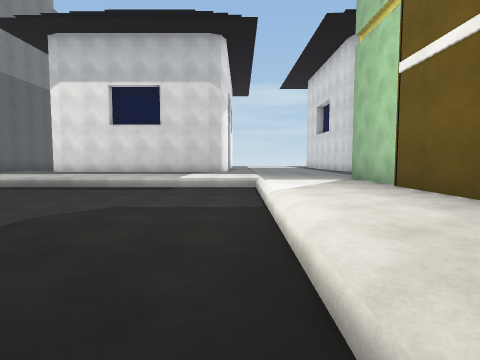
view 1 (above)

24 first-person views from a walk through a 3-D level made in the Unity game engine. The camera is 1.5 m above the floor, tilts 4° down and sees 80° across. The floor is counted in squares, 2 m on a side. Each view is taken from the middle of a square. On the plan, view 1 faces up. The plan holds only what a view shows up to about 10 squares ahead; the rest is blank. The place goes on beyond the plan. The player is left out. Some animated figures are left out. Surface patterns are stand-ins for the level's own textures.

view 2
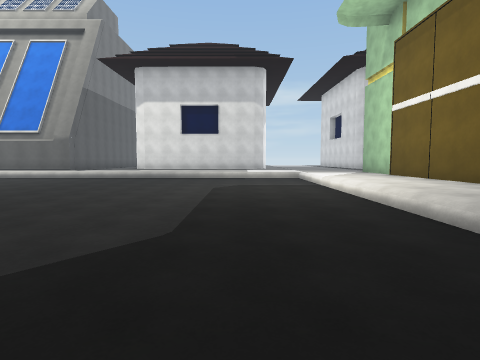

view 3
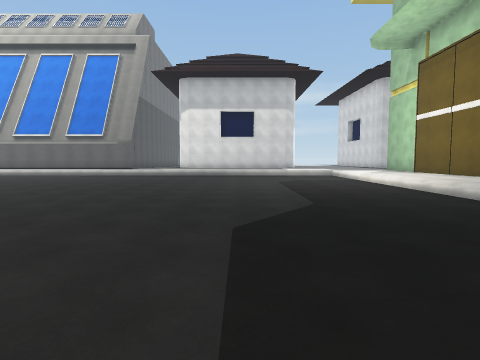

view 4
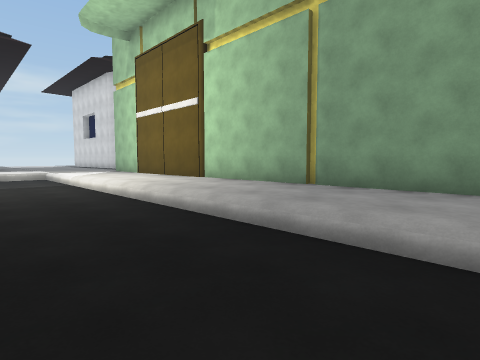

view 5
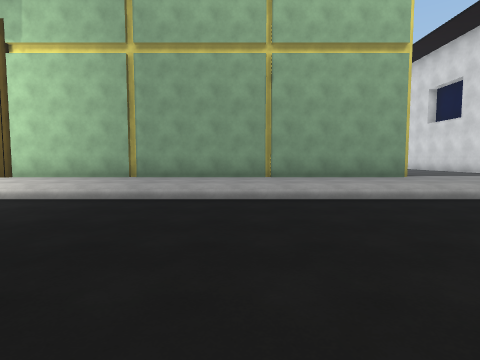

view 6
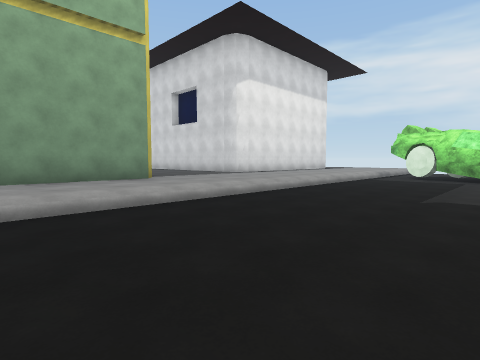

view 7
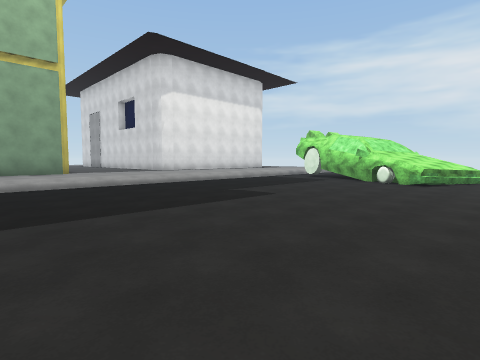

view 8
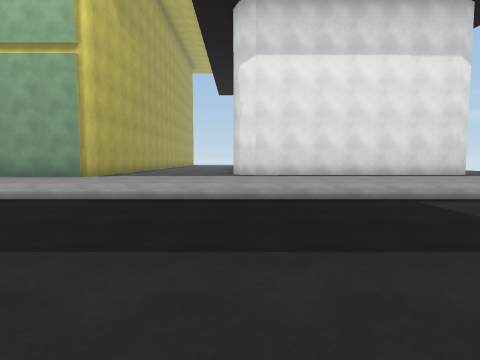

view 9
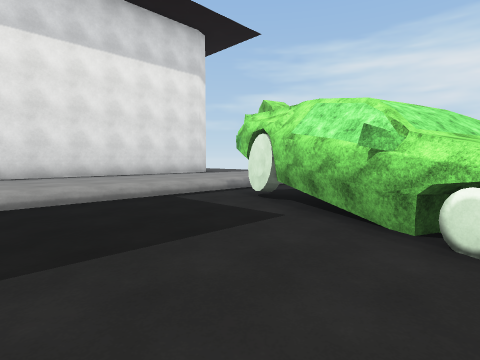

view 10
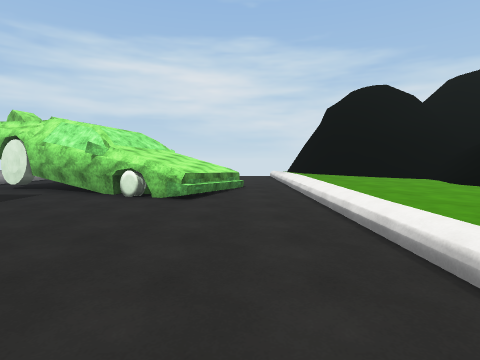

view 11
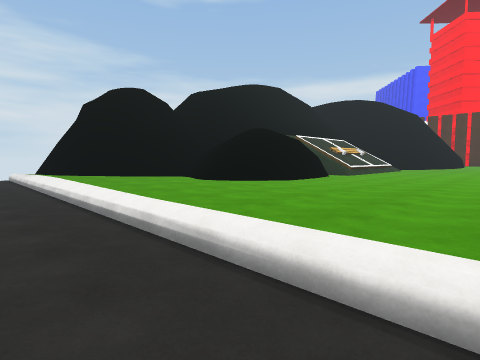

view 12
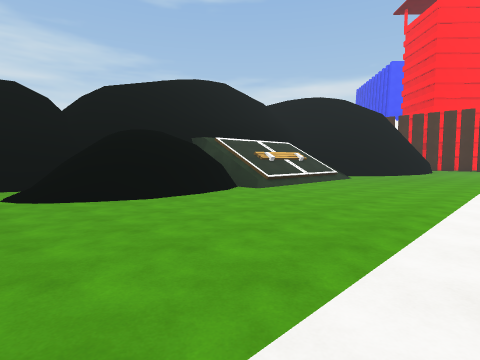

view 13
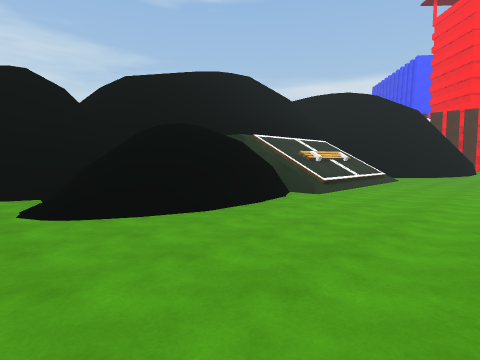

view 14
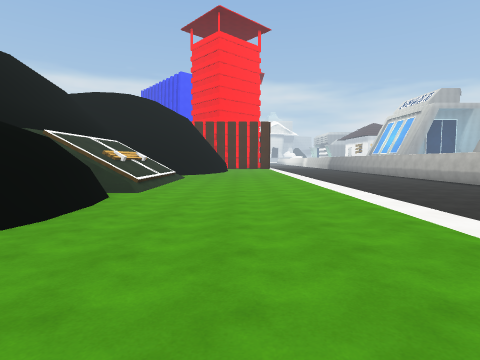

view 15
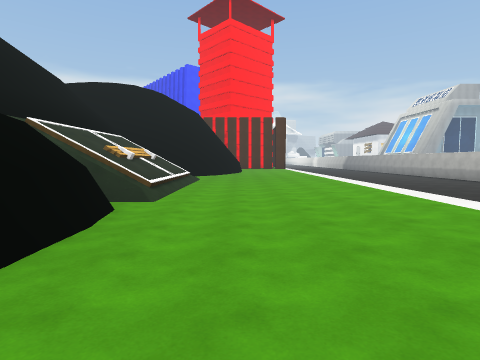

view 16
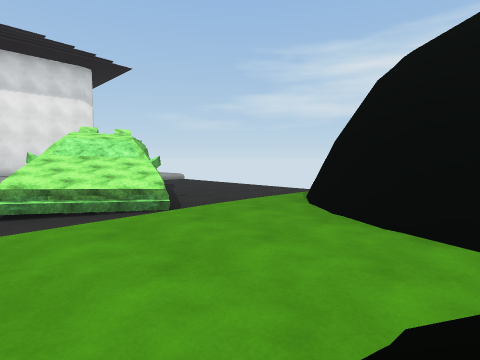

view 17
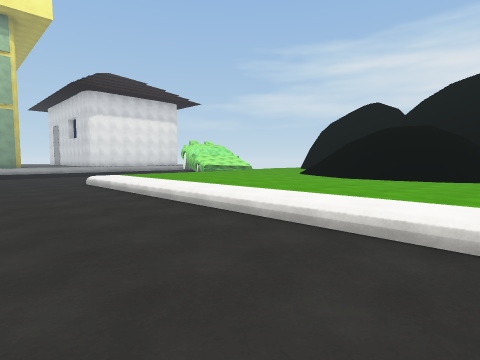

view 18
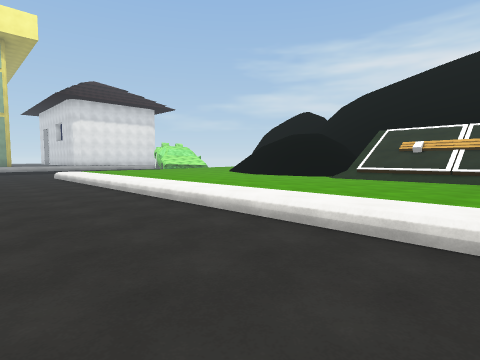

view 19
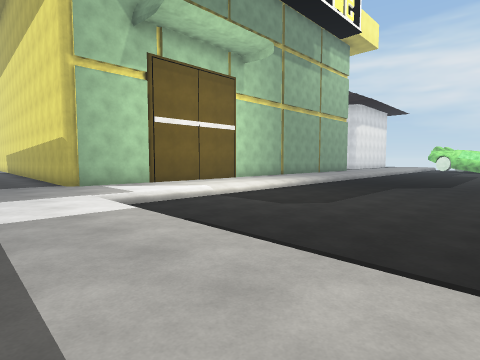

view 20
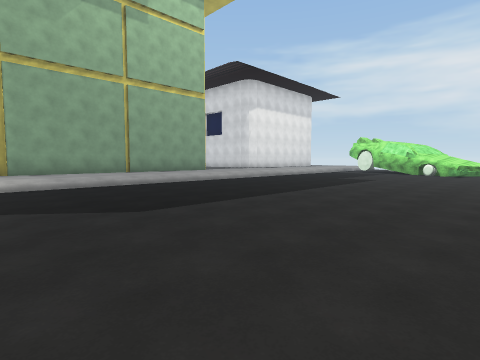

view 21
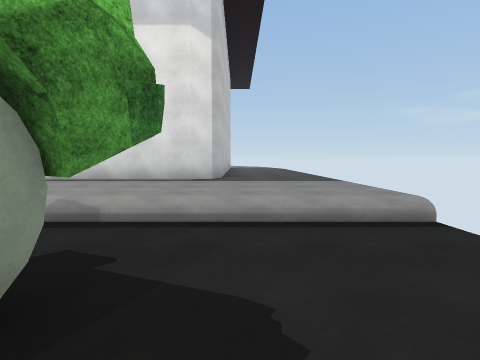

view 22
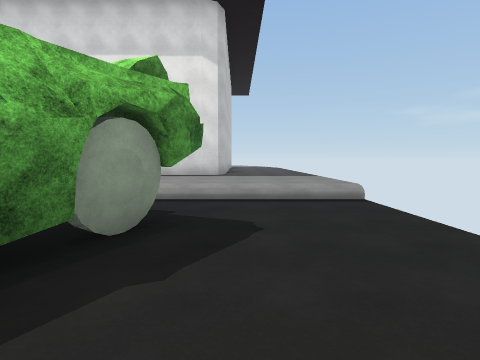

view 23
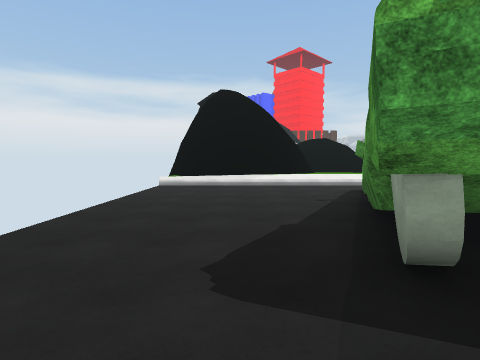

view 24
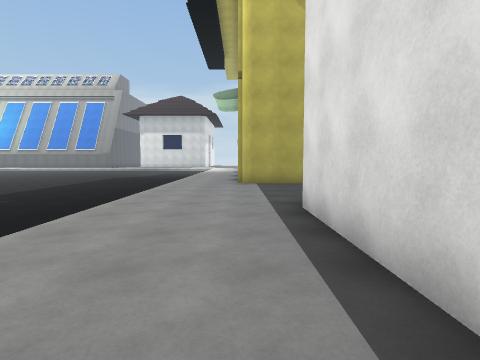

### Floor plan
Key: @ floor where view 1 was taken; # wall or solid block; . main floor; : floor 0.25 m higher than the main floor; + floor 0.5 m higher than the main floor; * floor 0.75 m higher than the main floor; % floor 3.75 m higher than the main floor; / step, stairs or slope; = window, fence, low wall or low ledge; ^ raised ledge; v drop or lower ground.
Columns run from 22 left of view 1 to 4 right of it. Each row starts with its distance up from view 1.
 10                +++++++++++
  9                ++++++++++++
  8                //++++//++++
  7                 .......++##
  6              ..........++#
  5              ..........++#
  4            ............++#
  3            ............++#
  2            ............++#
  1             ...........++#
  0              .........@++#
 -1               .........++#
 -2               .........++#
 -3               .........++#
 -4               .........++#
 -5   ..          .........++#
 -6 .....         .........++#
 -7 ..........    .........++#
 -8 .......................++#
 -9 .......................++##
-10 //////////////.........++++
-11 ++++++++++++++.........++++
-12 ++++++++++++++.........++++
-13 ++++++++++++++.........++++
-14 :::::::::+++++.........++++
-15 :::::::::+++++.........+++#
-16 //////=vv=/+++.........+++#
-17 ////=//////+++..///....+++#
-18 ///////////+++.////##..+++#
-19  %%%/    ///+*.=////##.+++#
-20 #^^^^########*...##/# .+++#
-21         #   ##......#..+++#
-22             ##.........++++
-23              #.........++++
-24              #.........++++

Positions as (right, up) in squares from view 1, and headings:
1: (0, 0), facing up
2: (-2, -4), facing up
3: (-4, -6), facing up
4: (-2, -5), facing up-right
5: (-5, -5), facing right
6: (-4, -6), facing down-right
7: (-8, -7), facing down-right
8: (-5, -14), facing right
9: (-5, -14), facing down-right
10: (-7, -11), facing down
11: (-7, -11), facing down-left
12: (-11, -10), facing down-left
13: (-11, -12), facing down-left
14: (-10, -13), facing left
15: (-12, -14), facing left
16: (-12, -16), facing down-right
17: (-18, -7), facing down-right
18: (-22, -7), facing down-right
19: (-6, 10), facing down-right
20: (-8, -1), facing down-right
21: (-3, -22), facing right
22: (-5, -22), facing right
23: (0, -22), facing left
24: (3, -19), facing up
